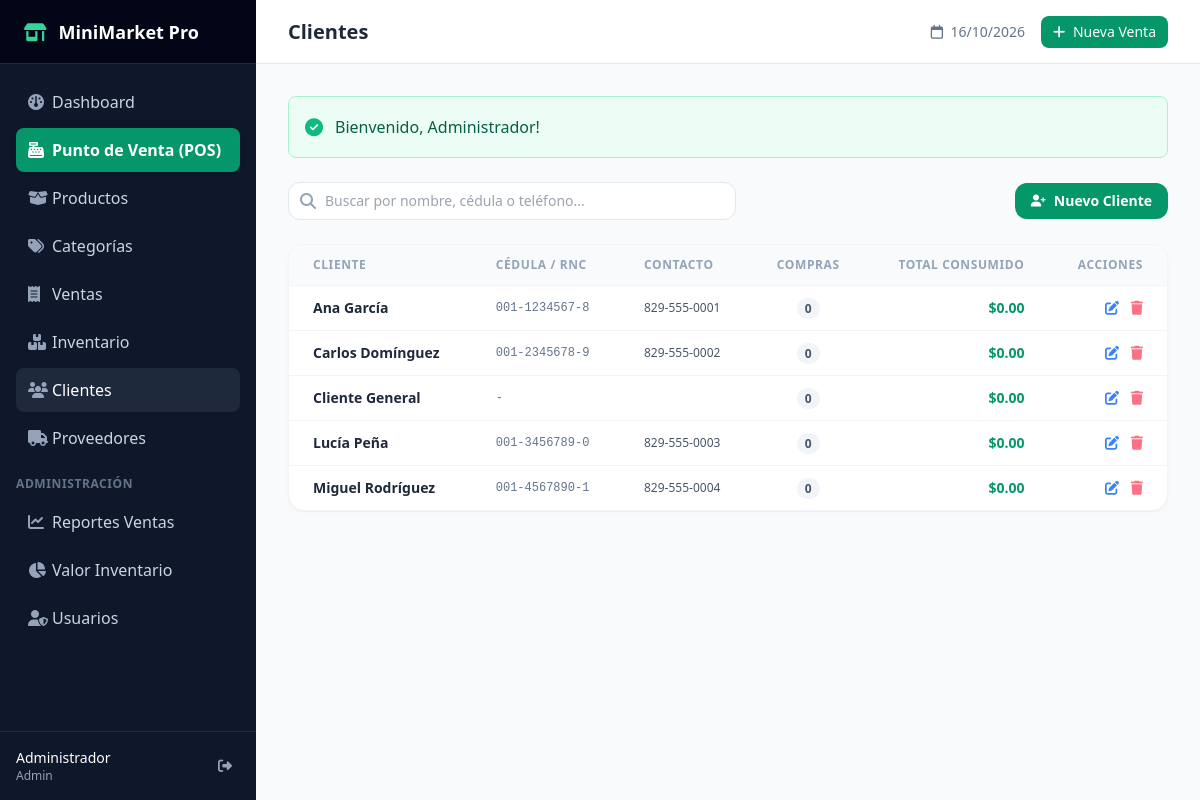
The page /customers (signed in) on the database its author committed.
### tables this page shows
CREATE TABLE `customers` (
  `id`           INT UNSIGNED NOT NULL AUTO_INCREMENT,
  `name`         VARCHAR(150) NOT NULL,
  `phone`        VARCHAR(20),
  `email`        VARCHAR(150),
  `address`      TEXT,
  `cedula`       VARCHAR(20) COMMENT 'Cédula/DNI del cliente',
  `is_active`    TINYINT(1) NOT NULL DEFAULT 1,
  `created_at`   TIMESTAMP NOT NULL DEFAULT CURRENT_TIMESTAMP,
  `updated_at`   TIMESTAMP NOT NULL DEFAULT CURRENT_TIMESTAMP ON UPDATE CURRENT_TIMESTAMP,
  PRIMARY KEY (`id`),
  INDEX `idx_name`   (`name`),
  INDEX `idx_cedula` (`cedula`)
);

### app/Core/Controller.php (called while the page is built, shortened)
<?php
abstract class Controller
{
    protected function render(string $view, array $data = []): void
    {
        extract($data);
        $viewPath = APP_PATH . '/Views/' . str_replace('.', '/', $view) . '.php';
        require $viewPath;
    }
}

### app/Controllers/CustomerController.php (called while the page is built, shortened)
<?php
class CustomerController extends Controller
{
    private Database $db;
    public function __construct() { $this->db = Database::getInstance(); }
    public function index(array $params = []): void
    {
        $search = trim($_GET['search'] ?? '');
        $page   = max(1, (int)($_GET['page'] ?? 1));
        $per    = 20;
        $offset = ($page - 1) * $per;
        $where = ['c.is_active = 1'];
        $binds = [];
        $whereSQL = 'WHERE ' . implode(' AND ', $where);
        $total = (int)$this->db->queryOne(
            "SELECT COUNT(*) as c FROM customers c $whereSQL", $binds
        )['c'];
        $customers = $this->db->query(
            "SELECT c.*, COUNT(s.id) as total_purchases, COALESCE(SUM(s.total),0) as total_spent
             FROM customers c LEFT JOIN sales s ON c.id = s.customer_id AND s.status='completada'
             $whereSQL GROUP BY c.id ORDER BY c.name LIMIT $per OFFSET $offset",
            $binds
        );
        $this->render('customers.index', [
            'title'      => 'Clientes',
            'customers'  => $customers,
            'search'     => $search,
            'page'       => $page,
            'total'      => $total,
            'totalPages' => (int)ceil($total / $per),
        ]);
    }
}

### public/index.php (called while the page is built, shortened)
<?php
spl_autoload_register(function ($class) {
    $prefix = 'App\\';
    $base_dir = APP_PATH . '/';
    $len = strlen($prefix);
    $relative_class = substr($class, $len);
    $file = $base_dir . str_replace('\\', '/', $relative_class) . '.php';
});
$router = new Router();
$router->get('/', 'DashboardController', 'index');
$router->get('/login', 'AuthController', 'showLogin');
$router->post('/login', 'AuthController', 'login');
$router->get('/logout', 'AuthController', 'logout');
$router->get('/dashboard', 'DashboardController', 'index');
$router->get('/products', 'ProductController', 'index');
$router->get('/products/create', 'ProductController', 'create');
$router->post('/products', 'ProductController', 'store');
$router->get('/products/{id}', 'ProductController', 'show');
$router->get('/products/{id}/edit', 'ProductController', 'edit');
$router->post('/products/{id}/update', 'ProductController', 'update');
$router->post('/products/{id}/delete', 'ProductController', 'delete');
$router->get('/products/search', 'ProductController', 'search');
$router->get('/pos', 'SaleController', 'pos');
$router->post('/pos/store', 'SaleController', 'store');
$router->get('/sales', 'SaleController', 'index');
$router->get('/sales/{id}', 'SaleController', 'show');
$router->post('/sales/{id}/cancel', 'SaleController', 'cancel');
$router->get('/inventory', 'InventoryController', 'index');
$router->get('/inventory/adjust', 'InventoryController', 'adjust');
$router->post('/inventory/adjust', 'InventoryController', 'storeAdjust');
$router->get('/categories', 'CategoryController', 'index');
$router->post('/categories', 'CategoryController', 'store');
$router->post('/categories/{id}/delete', 'CategoryController', 'delete');
$router->get('/suppliers', 'SupplierController', 'index');
$router->get('/suppliers/create', 'SupplierController', 'create');
$router->post('/suppliers', 'SupplierController', 'store');
$router->get('/suppliers/{id}/edit', 'SupplierController', 'edit');
$router->post('/suppliers/{id}/update', 'SupplierController', 'update');
$router->post('/suppliers/{id}/delete', 'SupplierController', 'delete');
$router->get('/customers', 'CustomerController', 'index');
$router->post('/customers', 'CustomerController', 'store');
$router->post('/customers/{id}/update', 'CustomerController', 'update');
$router->post('/customers/{id}/delete', 'CustomerController', 'delete');
$router->get('/users', 'UserController', 'index');
$router->get('/users/create', 'UserController', 'create');
$router->post('/users', 'UserController', 'store');
$router->post('/users/{id}/toggle', 'UserController', 'toggleActive');
$router->post('/users/{id}/reset-password', 'UserController', 'resetPassword');
$router->get('/reports/sales', 'ReportController', 'sales');
$router->get('/reports/inventory', 'ReportController', 'inventory');
$method = $_SERVER['REQUEST_METHOD'] ?? 'GET';
$uri = $_SERVER['REQUEST_URI'] ?? '/';
$router->dispatch($method, $uri);

### app/Core/Database.php (called while the page is built, shortened)
<?php
final class Database
{
    private PDO $pdo;
    private function __construct()
    {
        $host    = $_ENV['DB_HOST']     ?? 'localhost';
        $port    = $_ENV['DB_PORT']     ?? '3306';
        $dbname  = $_ENV['DB_NAME']     ?? 'minimarket_db';
        $user    = $_ENV['DB_USER']     ?? 'root';
        $pass    = $_ENV['DB_PASSWORD'] ?? '';
        $charset = 'utf8mb4';
        $dsn = "mysql:host={$host};port={$port};dbname={$dbname};charset={$charset}";
        $options = [
            PDO::ATTR_ERRMODE            => PDO::ERRMODE_EXCEPTION,
            PDO::ATTR_DEFAULT_FETCH_MODE => PDO::FETCH_ASSOC,
            PDO::ATTR_EMULATE_PREPARES   => false,
            PDO::MYSQL_ATTR_INIT_COMMAND => "SET NAMES utf8mb4 COLLATE utf8mb4_unicode_ci",
        ];
        try {
            $this->pdo = new PDO($dsn, $user, $pass, $options);
        } catch (PDOException $e) {
            error_log('DB Connection failed: ' . $e->getMessage());
            throw new RuntimeException('No se pudo conectar a la base de datos.', 0, $e);
        }
    }
    public function query(string $sql, array $params = []): array
    {
        $stmt = $this->pdo->prepare($sql);
        $stmt->execute($params);
        return $stmt->fetchAll();
    }
}

### app/Core/Auth.php (called while the page is built, shortened)
<?php
final class Auth
{
    public static function role(): ?string
    {
        return $_SESSION['user_role'] ?? null;
    }
    public static function isAdmin(): bool
    {
        return self::role() === 'admin';
    }
}

### app/Views/customers/index.php (the view, shortened to what this page needs)
<div class="space-y-6" x-data="{ openModal: false, editMode: false, currentCustomer: {} }">
    <div class="flex flex-col sm:flex-row sm:items-center justify-between gap-4">
        <form action="/customers" method="GET" class="flex-1 max-w-md">
            <div class="relative">
                <span class="absolute inset-y-0 left-0 flex items-center pl-3 text-slate-400">
                    <i class="fa-solid fa-magnifying-glass"></i>
                </span>
                <input type="text" name="search" value="<?= htmlspecialchars($search ?? '') ?>"
                       placeholder="Buscar por nombre, cédula o teléfono..."
                       class="w-full pl-9 pr-3 py-2 bg-white border border-slate-200 rounded-xl text-sm focus:outline-none focus:ring-2 focus:ring-emerald-500">
            </div>
        </form>
        <button @click="openModal = true; editMode = false; currentCustomer = { name: '', phone: '', email: '', cedula: '', address: '' }"
                class="bg-emerald-600 hover:bg-emerald-500 text-white px-4 py-2 rounded-xl text-sm font-semibold transition flex items-center space-x-2">
            <i class="fa-solid fa-user-plus text-xs"></i>
            <span>Nuevo Cliente</span>
        </button>
    </div>
    <div class="bg-white rounded-2xl border border-slate-100 shadow-sm overflow-hidden">
        <div class="overflow-x-auto">
            <table class="w-full text-left text-sm">
                <thead class="bg-slate-50 border-b border-slate-100 text-xs text-slate-400 uppercase tracking-wider">
                    <tr>
                        <th class="py-3 px-6">Cliente</th>
                        <th class="py-3 px-6">Cédula / RNC</th>
                        <th class="py-3 px-6">Contacto</th>
                        <th class="py-3 px-6 text-center">Compras</th>
                        <th class="py-3 px-6 text-right">Total Consumido</th>
                        <th class="py-3 px-6 text-right">Acciones</th>
                    </tr>
                </thead>
                <tbody class="divide-y divide-slate-100">
                    <?php if (empty($customers)): ?>
                        <tr><td colspan="6" class="py-8 text-center text-slate-400">No se encontraron clientes</td></tr>
                    <?php else: ?>
                        <?php foreach ($customers as $c): ?>
                            <tr class="hover:bg-slate-50 transition">
                                <td class="py-3 px-6 font-semibold text-slate-800"><?= htmlspecialchars($c['name']) ?></td>
                                <td class="py-3 px-6 font-mono text-xs text-slate-500"><?= htmlspecialchars($c['cedula'] ?? '-') ?></td>
                                <td class="py-3 px-6 text-xs text-slate-600">
                                    <div><?= htmlspecialchars($c['phone'] ?? '') ?></div>
                                </td>
                                <td class="py-3 px-6 text-center">
                                    <span class="px-2 py-0.5 rounded-full text-xs font-semibold bg-slate-100 text-slate-600">
                                        <?= (int)$c['total_purchases'] ?>
                                    </span>
                                </td>
                                <td class="py-3 px-6 text-right font-bold text-emerald-600">
                                    $<?= number_format((float)$c['total_spent'], 2) ?>
                                </td>
                                <td class="py-3 px-6 text-right space-x-2">
                                    <button @click="openModal = true; editMode = true; currentCustomer = <?= htmlspecialchars(json_encode($c)) ?>"
                                            class="text-blue-500 hover:text-blue-700 text-sm">
                                        <i class="fa-solid fa-pen-to-square"></i>
                                    </button>
                                    <?php if (Auth::isAdmin()): ?>
                                        <form action="/customers/<?= $c['id'] ?>/delete" method="POST" class="inline" onsubmit="return confirm('¿Eliminar cliente?')">
                                            <button type="submit" class="text-rose-400 hover:text-rose-600 text-sm">
                                                <i class="fa-solid fa-trash"></i>
                                            </button>
                                        </form>
                                    <?php endif; ?>
                                </td>
                            </tr>
                        <?php endforeach; ?>
                    <?php endif; ?>
                </tbody>
            </table>
        </div>
    </div>
</div>

### rows shown on the page
customers: name "Ana García", cedula "001-1234567-8", phone "829-555-0001", total_purchases "0", total_spent "0.00"
customers: name "Carlos Domínguez", cedula "001-2345678-9", phone "829-555-0002", total_purchases "0", total_spent "0.00"
customers: name "Cliente General", cedula "-", total_purchases "0", total_spent "0.00"
customers: name "Lucía Peña", cedula "001-3456789-0", phone "829-555-0003", total_purchases "0", total_spent "0.00"
customers: name "Miguel Rodríguez", cedula "001-4567890-1", phone "829-555-0004", total_purchases "0", total_spent "0.00"

### other values the page prints
$user['name'] "Administrador"
$user['role'] "Admin"
$title "Clientes"
$flashSuccess "Bienvenido, Administrador!"
